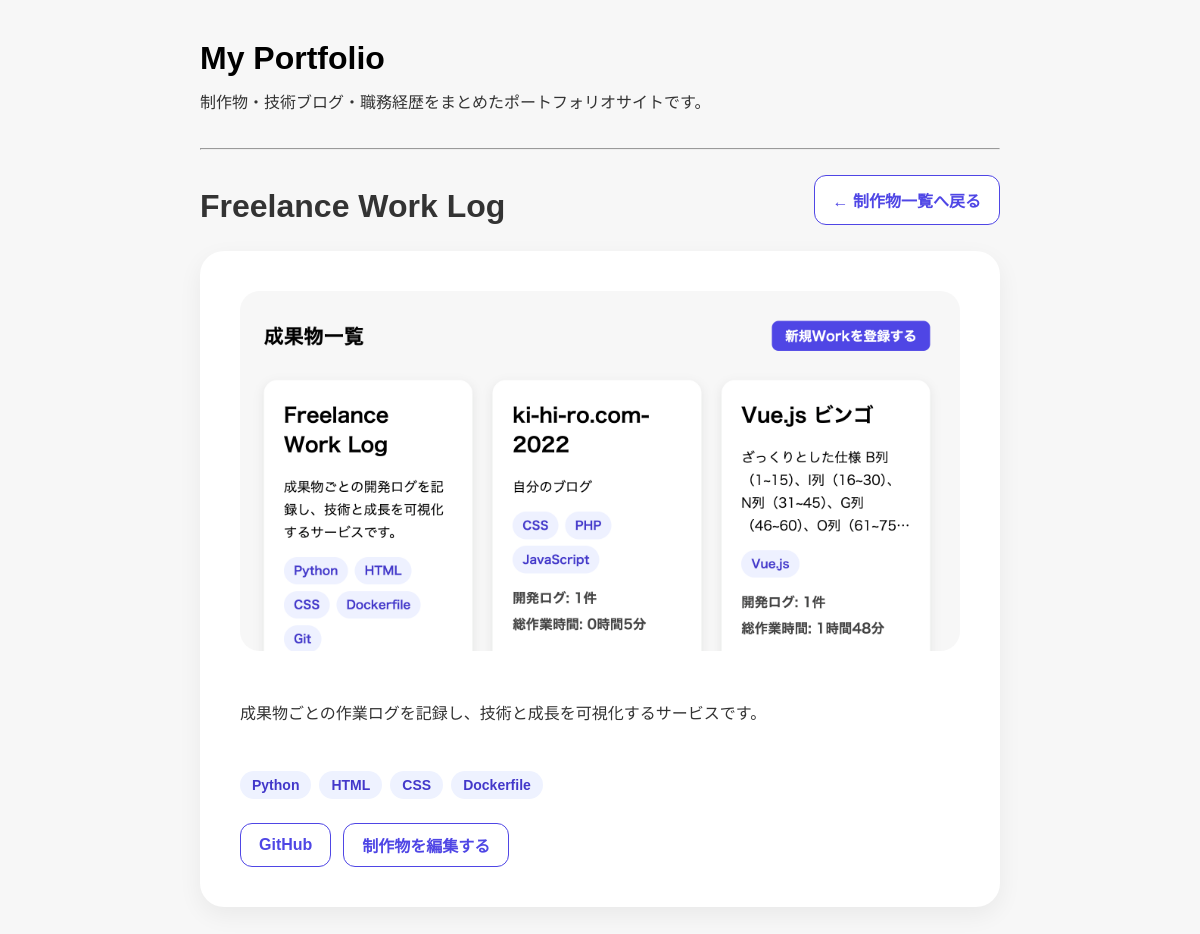
The app's page /works-page/1 with its own data.
### app/models.py (models this page shows)
class Work(Base):
    __tablename__ = "works"
    id = Column(Integer, primary_key=True, index=True)
    title = Column(String, nullable=False)
    description = Column(Text, nullable=False)
    github_url = Column(String)
    app_url = Column(String)
    tech_stack = Column(String)
    posts = relationship(
        "Post",
        back_populates="work"
    )
    image_url = Column(String)
    created_at = Column(DateTime, default=datetime.now)

### app/routers/works.py (the view)
@router.get("/works-page/{work_id}")
def work_detail_page(
    work_id: int,
    request: Request,
    db: Session = Depends(get_db)
):
    work = (
        db.query(models.Work)
        .filter(models.Work.id == work_id)
        .first()
    )
    posts = (
        db.query(models.Post)
        .filter(models.Post.work_id == work_id)
        .order_by(models.Post.start_time.desc())
        .all()
    )
    total_minutes = sum(post.work_time_minutes for post in posts)
    return templates.TemplateResponse(
        request,
        "work_detail.html",
        {
            "work": work,
            "posts": posts,
            "total_hours": total_minutes // 60,
            "remaining_minutes": total_minutes % 60,
        }
    )

### app/templates/work_detail.html (shortened to what this page needs)
{% extends "base.html" %}
{% block content %}
<div class="page-header">
  <div>
    <h2 class="section-title">
      {{ work.title }}
    </h2>
  </div>
  <a
    href="/"
    class="btn-back"
  >
    ← 制作物一覧へ戻る
  </a>
</div>
<section class="work-hero">
  <div class="work-hero-content">
    {% if work.image_url %}
      <img
        src="{{ work.image_url }}"
        class="work-hero-image"
      >
    {% endif %}
    <p class="work-description">
      {{ work.description }}
    </p>
    <div class="tech-tags">
      {% for tech in work.tech_stack.split(",") %}
        <span class="tech-tag">
          {{ tech.strip() }}
        </span>
      {% endfor %}
    </div>
    <div class="work-actions">
      {% if work.github_url %}
        <a
          href="{{ work.github_url }}"
          class="btn-outline"
          target="_blank"
        >
          GitHub
        </a>
      {% endif %}
      <a
        href="/works-page/{{ work.id }}/edit"
        class="btn-outline"
      >
        制作物を編集する
      </a>
    </div>
  </div>
</section>
{% endblock %}

### app/static/style.css (style rules this page uses)
:root { --color-bg: #f7f7f7; --color-surface: #ffffff; --color-text: #333333; --color-muted: #555555; --color-subtle: #6b7280; --color-border: #dddddd; --color-primary: #4f46e5; --color-primary-dark: #4338ca; --color-primary-light: #eef2ff; --color-danger: #ef4444; --color-danger-light: #fee2e2; --radius-sm: 8px; --radius-md: 12px; --radius-lg: 16px; --radius-xl: 20px; --radius-2xl: 24px; --radius-pill: 999px; --shadow-sm: 0 4px 12px rgba(0, 0, 0, 0.08); --shadow-md: 0 8px 24px rgba(0, 0, 0, 0.06); --shadow-lg: 0 16px 40px rgba(0, 0, 0, 0.06); }
body { max-width: 800px; margin: 40px auto; padding: 0 20px; background: var(--color-bg); color: var(--color-text); font-family: sans-serif; }
a { color: inherit; }
.page-header { display: flex; justify-content: space-between; align-items: flex-end; margin-bottom: 10px; }
.section-title { margin-top: 30px; margin-bottom: 16px; font-size: 2rem; font-weight: 700; }
.btn-outline, .btn-danger, .btn-back { display: inline-flex; align-items: center; justify-content: center; box-sizing: border-box; border-radius: var(--radius-md); background: var(--color-surface); font-size: 16px; font-weight: 700; text-decoration: none; cursor: pointer; }
.btn-outline, .btn-danger { height: 44px; padding: 0 18px; }
.btn-outline { border: 1px solid var(--color-primary); color: var(--color-primary); }
.btn-back { gap: 8px; margin-bottom: 16px; padding: 12px 18px; border: 1px solid var(--color-primary); color: var(--color-primary); transition: all 0.2s ease; }
.work-card, .post-card, .log-card, .timeline-card, .detail-card, .work-hero { background: var(--color-surface); box-shadow: var(--shadow-sm); }
.work-description { display: -webkit-box; overflow: hidden; -webkit-line-clamp: 4; -webkit-box-orient: vertical; white-space: pre-line; line-height: 1.8; }
.work-hero { display: block; margin-bottom: 56px; padding: 40px; border-radius: var(--radius-2xl); box-shadow: var(--shadow-md); }
.work-hero-image { width: 100%; max-height: 360px; border-radius: var(--radius-xl); object-fit: cover; }
.work-hero-content .work-description { display: block; overflow: visible; margin-bottom: 42px; -webkit-line-clamp: unset; -webkit-box-orient: unset; }
.work-links, .work-actions { display: flex; flex-wrap: wrap; gap: 12px; margin-top: 24px; }
.tech-tags { display: flex; flex-wrap: wrap; gap: 8px; margin: 16px 0; }
.tech-tag { padding: 6px 12px; border-radius: var(--radius-pill); background: var(--color-primary-light); color: var(--color-primary-dark); font-size: 14px; font-weight: 600; }

### records on screen
Work: title "Freelance Work Log", image_url (picture), description "成果物ごとの作業ログを記録し、技術と成長を可視化するサービスです。"

### other values on screen
{{ tech.strip() }} "Python" "HTML" "CSS" "Dockerfile"
